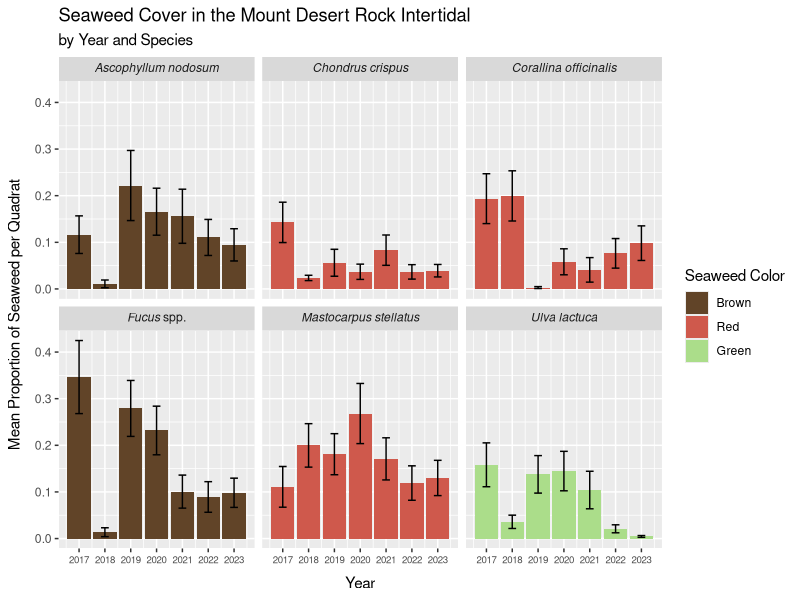

Source code (R):
## ---- chunk 1
knitr::opts_chunk$set(echo = TRUE)
## ---- chunk 2
library(tidyverse)
library(ggplot2)
library(dplyr)
library(ggtext)
library(scales)

se <- function(x) sd(x)/sqrt(length(x))
## ---- chunk 3

expanded_seaweeds_mdr_with_2018 <- read.csv("data/expanded_seaweeds_mdr_with_2018.csv")

## ---- chunk 4

# include caption that says error bars represent +/- 1 standard error
# why so little Asco and Fucus in 2018? check to make sure sums are working correctly

seaweed_labs <- c("<i>Ascophyllum nodosum</i>",
                  "<i>Chondrus crispus</i>",
                  "<i>Corallina officinalis</i>",
                  "<i>Fucus</i> spp.",
                  "<i>Mastocarpus stellatus</i>",
                  "<i>Ulva lactuca</i>")

names(seaweed_labs) <- c("Asco_n",
                         "Chon_c",
                         "Cora_o",
                         "Fucu_spp",
                         "Mast_s",
                         "Ulva_l")

expanded_seaweeds_mdr_with_2018 %>%
  filter(seaweed_simple %in% names(seaweed_labs)) %>%
  group_by(year, tide_ht, quadrat_m, seaweed_simple) %>%
  summarise(sum_proportion = sum(proportion_new)) %>%
  filter(!is.na(quadrat_m)) %>%
  group_by(year, seaweed_simple) %>%
  summarise(mean_proportion = mean(sum_proportion),
            se_proportion = se(sum_proportion)) %>%
  mutate(ymin_seaweeds = mean_proportion - se_proportion) %>%
  mutate(ymin_seaweeds = case_when(ymin_seaweeds < 0 ~ 0,
                          TRUE ~ ymin_seaweeds)) %>%
  mutate(ymax_seaweeds = mean_proportion + se_proportion) %>% 
  mutate(seaweed_color = case_when(seaweed_simple %in% c("Asco_n",
                                                         "Fucu_spp",
                                                         "Lami_spp")
                                                         ~ "Brown",
                                   seaweed_simple %in% c("Cera_r",
                                                         "Chon_c",
                                                         "Cora_o",
                                                         "Mast_s",
                                                         "Porp_sp",
                                                         "Vert_l")
                                                         ~ "Red",
                                   seaweed_simple %in% c("Ulva_i",
                                                         "Ulva_l")
                                                         ~ "Green",
                                   TRUE ~ "Black")) %>%
  mutate(seaweed_color = as.factor(seaweed_color)) %>%
  mutate(seaweed_color = fct_relevel(seaweed_color, c("Brown", "Red", "Green"))) %>%
  ggplot(mapping = aes(year, mean_proportion, fill = seaweed_color)) +
  geom_col(position = "dodge") +
  scale_x_continuous(breaks = breaks_width(1)) +
  geom_errorbar(aes(ymin = ymin_seaweeds, ymax = ymax_seaweeds),
                  width=.3, position = position_dodge(.9)) +
  scale_fill_manual(values = c("Brown" = "#614428",
                               "Red" = "#CF594C",
                               "Green" = "#ABDD8A")) +
  facet_wrap(. ~seaweed_simple, labeller = labeller(seaweed_simple = seaweed_labs)) +
  theme(axis.text.x = element_text(size = 7)) +
  labs(x = "Year",
       y = "Mean Proportion of Seaweed per Quadrat",
       title = "Seaweed Cover in the Mount Desert Rock Intertidal",
       subtitle = "by Year and Species",
       fill = "Seaweed Color") +
  theme(axis.title.y = element_text(margin = margin(t = 0, r = 8, b = 0, l = 0))) +
  theme(axis.title.x = element_text(margin = margin(t = 8, r = 0, b = 0, l = 0))) +
  theme(strip.text = element_markdown())
